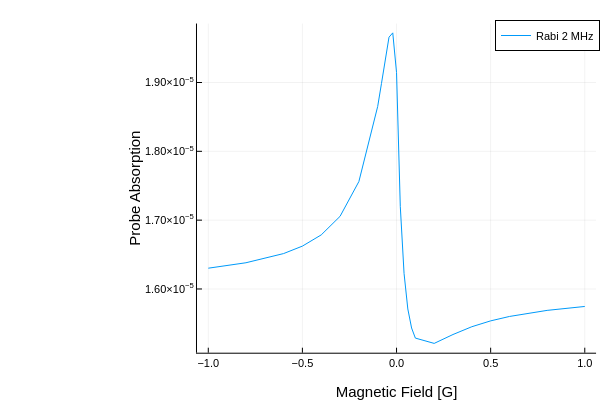

Here is the notebook cell this chart was saved with:
### Markdown cell above
## Plotting the results
For each magnetic field value, the results are given in a `tuple` that contains the fluorescence fom the pump beam, the absorption of the probe beam, the ground-state density matrix, and the excited-state density matrix, in that order. In this case, the probe absorption has been unpacked, and it is plotted below.

### Code cell
dfOmega2=DataFrame(B=xOmega2,Absorption=yOmega2)
CSV.write("CsD1_33_Omega2.csv",dfOmega2)
plot(xOmega2,yOmega2,xlabel="Magnetic Field [G]",ylabel="Probe Absorption",label="Rabi 2 MHz")

### Figure 1 — Plotly figure (JSON) as saved in the notebook; plotly's stock layout.template omitted (floating-point values rounded to 4 significant figures)
{"data": [{"colorbar": {"len": 0.9143, "title": "", "x": 0.9934, "y": 0.533}, "legendgroup": "Rabi 2 MHz", "line": {"color": "rgba(0, 154, 250, 1.000)", "dash": "solid", "shape": "linear", "width": 1}, "mode": "lines", "name": "Rabi 2 MHz", "showlegend": true, "type": "scatter", "x": [-1, -0.8, -0.6, -0.5, -0.4, -0.3, -0.2, -0.1, -0.08, -0.06, -0.04, -0.02, 0, 0.02, 0.04, 0.06, 0.08, 0.1, 0.2, 0.3, 0.4, 0.5, 0.6, 0.8, 1], "xaxis": "x", "y": [1.63e-05, 1.638e-05, 1.651e-05, 1.662e-05, 1.679e-05, 1.706e-05, 1.756e-05, 1.865e-05, 1.899e-05, 1.934e-05, 1.966e-05, 1.972e-05, 1.915e-05, 1.72e-05, 1.623e-05, 1.571e-05, 1.543e-05, 1.529e-05, 1.521e-05, 1.534e-05, 1.545e-05, 1.554e-05, 1.56e-05, 1.569e-05, 1.575e-05], "yaxis": "y"}], "layout": {"annotations": [], "height": 400, "legend": {"bgcolor": "rgba(255, 255, 255, 1.000)", "bordercolor": "rgba(0, 0, 0, 1.000)", "borderwidth": 1, "font": {"color": "rgba(0, 0, 0, 1.000)", "family": "sans-serif", "size": 11}, "title": {"font": {"color": "rgba(0, 0, 0, 1.000)", "family": "sans-serif", "size": 15}, "text": ""}, "tracegroupgap": 0, "traceorder": "normal", "x": 1, "xanchor": "auto", "y": 1, "yanchor": "auto"}, "margin": {"b": 20, "l": 0, "r": 0, "t": 20}, "paper_bgcolor": "rgba(255, 255, 255, 1.000)", "plot_bgcolor": "rgba(255, 255, 255, 1.000)", "showlegend": true, "width": 600, "xaxis": {"anchor": "y", "domain": [0.3283, 0.9934], "gridcolor": "rgba(0, 0, 0, 0.100)", "gridwidth": 0.5, "linecolor": "rgba(0, 0, 0, 1.000)", "mirror": false, "range": [-1.06, 1.06], "showgrid": true, "showline": true, "showticklabels": true, "tickangle": 0, "tickcolor": "rgb(0, 0, 0)", "tickfont": {"color": "rgba(0, 0, 0, 1.000)", "family": "sans-serif", "size": 11}, "tickmode": "array", "ticks": "inside", "ticktext": ["−1.0", "−0.5", "0.0", "0.5", "1.0"], "tickvals": [-1, -0.5, 0, 0.5, 1], "title": "Magnetic Field [G]", "titlefont": {"color": "rgba(0, 0, 0, 1.000)", "family": "sans-serif", "size": 15}, "type": "-", "visible": true, "zeroline": false, "zerolinecolor": "rgba(0, 0, 0, 1.000)"}, "yaxis": {"anchor": "x", "domain": [0.07581, 0.9902], "gridcolor": "rgba(0, 0, 0, 0.100)", "gridwidth": 0.5, "linecolor": "rgba(0, 0, 0, 1.000)", "mirror": false, "range": [1.507e-05, 1.986e-05], "showgrid": true, "showline": true, "showticklabels": true, "tickangle": 0, "tickcolor": "rgb(0, 0, 0)", "tickfont": {"color": "rgba(0, 0, 0, 1.000)", "family": "sans-serif", "size": 11}, "tickmode": "array", "ticks": "inside", "ticktext": ["1.60×10<sup>−5</sup>", "1.70×10<sup>−5</sup>", "1.80×10<sup>−5</sup>", "1.90×10<sup>−5</sup>"], "tickvals": [1.6e-05, 1.7e-05, 1.8e-05, 1.9e-05], "title": "Probe Absorption", "titlefont": {"color": "rgba(0, 0, 0, 1.000)", "family": "sans-serif", "size": 15}, "type": "-", "visible": true, "zeroline": false, "zerolinecolor": "rgba(0, 0, 0, 1.000)"}}}
